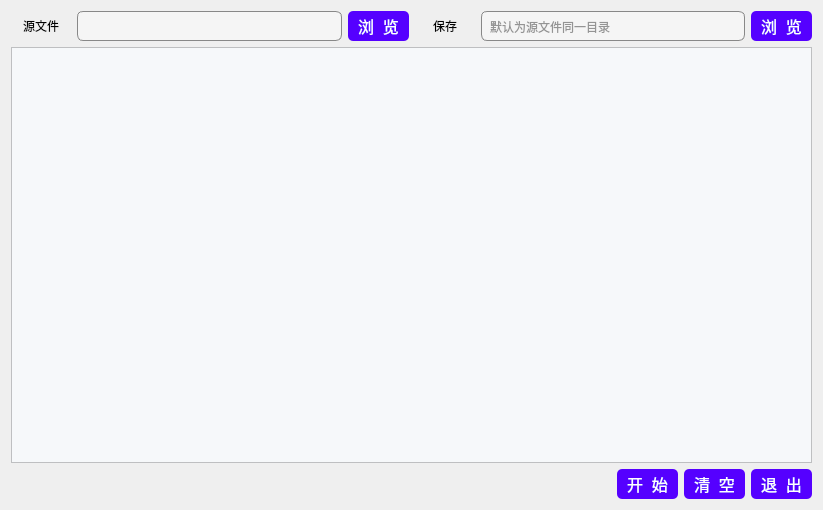
<?xml version="1.0" encoding="UTF-8"?>
<ui version="4.0">
 <class>mainwind</class>
 <widget class="QWidget" name="mainwind">
  <property name="geometry">
   <rect>
    <x>0</x>
    <y>0</y>
    <width>823</width>
    <height>510</height>
   </rect>
  </property>
  <property name="windowTitle">
   <string>CSV2XLSX</string>
  </property>
  <property name="windowIcon">
   <iconset theme="QIcon::ThemeIcon::DocumentProperties"/>
  </property>
  <layout class="QVBoxLayout" name="mainlayout">
   <item>
    <layout class="QHBoxLayout" name="toplayout">
     <item>
      <widget class="QLabel" name="srclabel">
       <property name="minimumSize">
        <size>
         <width>60</width>
         <height>0</height>
        </size>
       </property>
       <property name="text">
        <string>源文件</string>
       </property>
       <property name="alignment">
        <set>Qt::AlignmentFlag::AlignCenter</set>
       </property>
      </widget>
     </item>
     <item>
      <widget class="QLineEdit" name="src_dir">
       <property name="minimumSize">
        <size>
         <width>0</width>
         <height>30</height>
        </size>
       </property>
       <property name="styleSheet">
        <string notr="true">QLineEdit {
                border: 1px solid #888;           /* 边框宽度、颜色 */
                border-radius: 6px;               /* 圆角 */
                padding: 6px;                      /* 内边距 */
                background-color: #f5f5f5;         /* 背景色 */
                color: #333;                       /* 文字颜色 */
                selection-background-color: #298DFF; /* 选中文本背景色 */
                selection-color: white;            /* 选中文本颜色 */
            }</string>
       </property>
       <property name="readOnly">
        <bool>true</bool>
       </property>
       <property name="border" stdset="0">
        <string>2px solid #888;</string>
       </property>
       <property name="border-radius" stdset="0">
        <string>6px;</string>
       </property>
      </widget>
     </item>
     <item>
      <widget class="QPushButton" name="srcbtn">
       <property name="enabled">
        <bool>true</bool>
       </property>
       <property name="minimumSize">
        <size>
         <width>60</width>
         <height>30</height>
        </size>
       </property>
       <property name="maximumSize">
        <size>
         <width>81</width>
         <height>16777215</height>
        </size>
       </property>
       <property name="font">
        <font>
         <family>Microsoft YaHei UI</family>
         <pointsize>12</pointsize>
         <italic>false</italic>
         <bold>false</bold>
         <kerning>true</kerning>
        </font>
       </property>
       <property name="cursor">
        <cursorShape>PointingHandCursor</cursorShape>
       </property>
       <property name="styleSheet">
        <string notr="true">QPushButton {
background-color: rgb(85, 0, 255);
color: white;
border-radius: 5px;
padding: 3px 10px;
}
QPushButton:hover {
background-color: #d20e1e;
}
</string>
       </property>
       <property name="text">
        <string>浏  览</string>
       </property>
      </widget>
     </item>
     <item>
      <widget class="QLabel" name="save_label">
       <property name="minimumSize">
        <size>
         <width>60</width>
         <height>0</height>
        </size>
       </property>
       <property name="text">
        <string>保存</string>
       </property>
       <property name="alignment">
        <set>Qt::AlignmentFlag::AlignCenter</set>
       </property>
      </widget>
     </item>
     <item>
      <widget class="QLineEdit" name="output_dir">
       <property name="toolTip">
        <string/>
       </property>
       <property name="styleSheet">
        <string notr="true">QLineEdit {
                border: 1px solid #888;           /* 边框宽度、颜色 */
                border-radius: 6px;               /* 圆角 */
                padding: 6px;                      /* 内边距 */
                background-color: #f5f5f5;         /* 背景色 */
                color: #333;                       /* 文字颜色 */
                selection-background-color: #298DFF; /* 选中文本背景色 */
                selection-color: white;            /* 选中文本颜色 */
            }</string>
       </property>
       <property name="readOnly">
        <bool>true</bool>
       </property>
       <property name="placeholderText">
        <string>默认为源文件同一目录</string>
       </property>
       <property name="border" stdset="0">
        <string>2px solid #888;</string>
       </property>
       <property name="border-radius" stdset="0">
        <string>6px;</string>
       </property>
      </widget>
     </item>
     <item>
      <widget class="QPushButton" name="dstbtn">
       <property name="enabled">
        <bool>true</bool>
       </property>
       <property name="minimumSize">
        <size>
         <width>60</width>
         <height>30</height>
        </size>
       </property>
       <property name="maximumSize">
        <size>
         <width>81</width>
         <height>16777215</height>
        </size>
       </property>
       <property name="font">
        <font>
         <family>Microsoft YaHei UI</family>
         <pointsize>12</pointsize>
         <italic>false</italic>
         <bold>false</bold>
         <kerning>true</kerning>
        </font>
       </property>
       <property name="cursor">
        <cursorShape>PointingHandCursor</cursorShape>
       </property>
       <property name="styleSheet">
        <string notr="true">QPushButton {
background-color: rgb(85, 0, 255);
color: white;
border-radius: 5px;
padding: 3px 10px;
}
QPushButton:hover {
background-color: #d20e1e;
}</string>
       </property>
       <property name="text">
        <string>浏  览</string>
       </property>
      </widget>
     </item>
    </layout>
   </item>
   <item>
    <widget class="QTextEdit" name="logpannel">
     <property name="enabled">
      <bool>true</bool>
     </property>
     <property name="toolTip">
      <string/>
     </property>
     <property name="styleSheet">
      <string notr="true">background-color: rgb(246, 248, 250);</string>
     </property>
     <property name="readOnly">
      <bool>true</bool>
     </property>
     <property name="2px solid #888;" stdset="0">
      <string/>
     </property>
     <property name="border" stdset="0">
      <string>2px solid #888;</string>
     </property>
     <property name="border-radius" stdset="0">
      <string>6px</string>
     </property>
    </widget>
   </item>
   <item>
    <layout class="QHBoxLayout" name="buttomlayout">
     <item>
      <spacer name="buttonspace">
       <property name="orientation">
        <enum>Qt::Orientation::Horizontal</enum>
       </property>
       <property name="sizeHint" stdset="0">
        <size>
         <width>40</width>
         <height>20</height>
        </size>
       </property>
      </spacer>
     </item>
     <item>
      <widget class="QPushButton" name="startbtn">
       <property name="enabled">
        <bool>true</bool>
       </property>
       <property name="minimumSize">
        <size>
         <width>60</width>
         <height>30</height>
        </size>
       </property>
       <property name="font">
        <font>
         <family>Microsoft YaHei UI</family>
         <pointsize>12</pointsize>
         <italic>false</italic>
         <bold>false</bold>
         <kerning>true</kerning>
        </font>
       </property>
       <property name="cursor">
        <cursorShape>PointingHandCursor</cursorShape>
       </property>
       <property name="styleSheet">
        <string notr="true">QPushButton {
background-color: rgb(85, 0, 255);
color: white;
border-radius: 5px;
padding: 3px 10px;
}
QPushButton:hover {
background-color: #d20e1e;
}
QPushButton:disabled {
    background-color: #dcdde1; 
    color: #7f8c8d;       
    border: 1px solid #bdc3c7;
}</string>
       </property>
       <property name="text">
        <string>开  始</string>
       </property>
      </widget>
     </item>
     <item>
      <widget class="QPushButton" name="clearbtn">
       <property name="enabled">
        <bool>true</bool>
       </property>
       <property name="minimumSize">
        <size>
         <width>60</width>
         <height>30</height>
        </size>
       </property>
       <property name="font">
        <font>
         <family>Microsoft YaHei UI</family>
         <pointsize>12</pointsize>
         <italic>false</italic>
         <bold>false</bold>
         <kerning>true</kerning>
        </font>
       </property>
       <property name="cursor">
        <cursorShape>PointingHandCursor</cursorShape>
       </property>
       <property name="styleSheet">
        <string notr="true">QPushButton {
background-color: rgb(85, 0, 255);
color: white;
border-radius: 5px;
padding: 3px 10px;
}
QPushButton:hover {
background-color: #d20e1e;
}</string>
       </property>
       <property name="text">
        <string>清  空</string>
       </property>
      </widget>
     </item>
     <item>
      <widget class="QPushButton" name="exitbtn">
       <property name="enabled">
        <bool>true</bool>
       </property>
       <property name="minimumSize">
        <size>
         <width>60</width>
         <height>30</height>
        </size>
       </property>
       <property name="font">
        <font>
         <family>Microsoft YaHei UI</family>
         <pointsize>12</pointsize>
         <italic>false</italic>
         <bold>false</bold>
         <kerning>true</kerning>
        </font>
       </property>
       <property name="cursor">
        <cursorShape>PointingHandCursor</cursorShape>
       </property>
       <property name="styleSheet">
        <string notr="true">QPushButton {
background-color: rgb(85, 0, 255);
color: white;
border-radius: 5px;
padding: 3px 10px;
}
QPushButton:hover {
background-color: #d20e1e;
}</string>
       </property>
       <property name="text">
        <string>退  出</string>
       </property>
      </widget>
     </item>
    </layout>
   </item>
  </layout>
 </widget>
 <tabstops>
  <tabstop>logpannel</tabstop>
  <tabstop>srcbtn</tabstop>
 </tabstops>
 <resources/>
 <connections>
  <connection>
   <sender>exitbtn</sender>
   <signal>clicked()</signal>
   <receiver>mainwind</receiver>
   <slot>close()</slot>
   <hints>
    <hint type="sourcelabel">
     <x>779</x>
     <y>482</y>
    </hint>
    <hint type="destinationlabel">
     <x>822</x>
     <y>434</y>
    </hint>
   </hints>
  </connection>
  <connection>
   <sender>clearbtn</sender>
   <signal>clicked()</signal>
   <receiver>logpannel</receiver>
   <slot>clear()</slot>
   <hints>
    <hint type="sourcelabel">
     <x>684</x>
     <y>482</y>
    </hint>
    <hint type="destinationlabel">
     <x>689</x>
     <y>391</y>
    </hint>
   </hints>
  </connection>
 </connections>
</ui>
